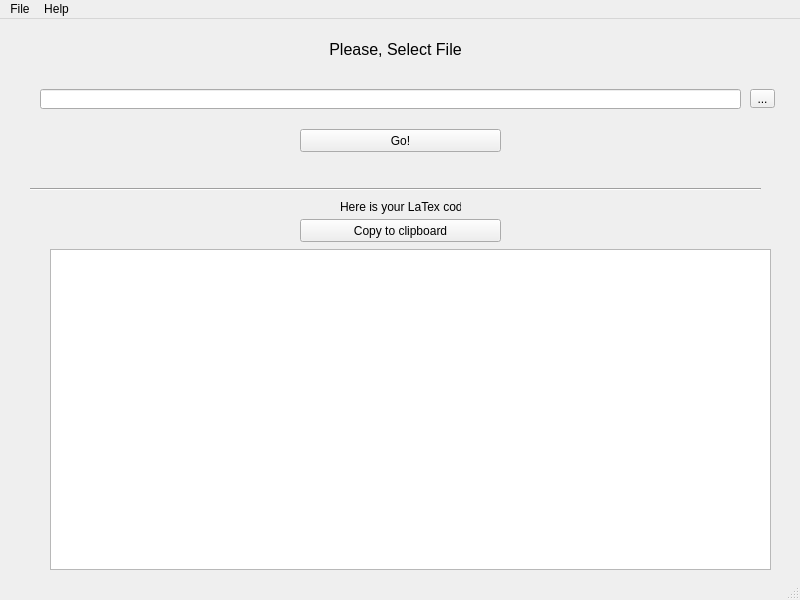
<?xml version="1.0" encoding="UTF-8"?>
<ui version="4.0">
 <class>mainWindow</class>
 <widget class="QMainWindow" name="mainWindow">
  <property name="geometry">
   <rect>
    <x>0</x>
    <y>0</y>
    <width>800</width>
    <height>600</height>
   </rect>
  </property>
  <property name="windowTitle">
   <string>LTSpice to Latex Editor</string>
  </property>
  <property name="windowIcon">
   <iconset>
    <normaloff>resources/itba.jpg</normaloff>resources/itba.jpg</iconset>
  </property>
  <property name="windowOpacity">
   <double>1.000000000000000</double>
  </property>
  <widget class="QWidget" name="centralwidget">
   <widget class="QLabel" name="label">
    <property name="geometry">
     <rect>
      <x>310</x>
      <y>20</y>
      <width>171</width>
      <height>21</height>
     </rect>
    </property>
    <property name="font">
     <font>
      <pointsize>12</pointsize>
      <weight>50</weight>
      <bold>false</bold>
     </font>
    </property>
    <property name="text">
     <string>Please, Select File</string>
    </property>
    <property name="alignment">
     <set>Qt::AlignCenter</set>
    </property>
   </widget>
   <widget class="QLineEdit" name="lineEdit">
    <property name="geometry">
     <rect>
      <x>40</x>
      <y>70</y>
      <width>701</width>
      <height>20</height>
     </rect>
    </property>
   </widget>
   <widget class="QToolButton" name="searchFileButton">
    <property name="geometry">
     <rect>
      <x>750</x>
      <y>70</y>
      <width>25</width>
      <height>19</height>
     </rect>
    </property>
    <property name="text">
     <string>...</string>
    </property>
   </widget>
   <widget class="QPushButton" name="goButton">
    <property name="geometry">
     <rect>
      <x>300</x>
      <y>110</y>
      <width>201</width>
      <height>23</height>
     </rect>
    </property>
    <property name="text">
     <string>Go!</string>
    </property>
   </widget>
   <widget class="Line" name="line">
    <property name="geometry">
     <rect>
      <x>30</x>
      <y>160</y>
      <width>731</width>
      <height>20</height>
     </rect>
    </property>
    <property name="orientation">
     <enum>Qt::Horizontal</enum>
    </property>
   </widget>
   <widget class="QLabel" name="label_2">
    <property name="geometry">
     <rect>
      <x>340</x>
      <y>180</y>
      <width>121</width>
      <height>16</height>
     </rect>
    </property>
    <property name="text">
     <string>Here is your LaTex code:</string>
    </property>
   </widget>
   <widget class="QTextEdit" name="latexTextEdit">
    <property name="geometry">
     <rect>
      <x>50</x>
      <y>230</y>
      <width>721</width>
      <height>321</height>
     </rect>
    </property>
    <property name="html">
     <string>&lt;!DOCTYPE HTML PUBLIC &quot;-//W3C//DTD HTML 4.0//EN&quot; &quot;http://www.w3.org/TR/REC-html40/strict.dtd&quot;&gt;
&lt;html&gt;&lt;head&gt;&lt;meta name=&quot;qrichtext&quot; content=&quot;1&quot; /&gt;&lt;style type=&quot;text/css&quot;&gt;
p, li { white-space: pre-wrap; }
&lt;/style&gt;&lt;/head&gt;&lt;body style=&quot; font-family:'MS Shell Dlg 2'; font-size:8.25pt; font-weight:400; font-style:normal;&quot;&gt;
&lt;p style=&quot;-qt-paragraph-type:empty; margin-top:0px; margin-bottom:0px; margin-left:0px; margin-right:0px; -qt-block-indent:0; text-indent:0px;&quot;&gt;&lt;br /&gt;&lt;/p&gt;&lt;/body&gt;&lt;/html&gt;</string>
    </property>
   </widget>
   <widget class="QLabel" name="label_3">
    <property name="geometry">
     <rect>
      <x>30</x>
      <y>10</y>
      <width>101</width>
      <height>41</height>
     </rect>
    </property>
    <property name="text">
     <string/>
    </property>
    <property name="pixmap">
     <pixmap>resources/Logo.png</pixmap>
    </property>
    <property name="scaledContents">
     <bool>true</bool>
    </property>
   </widget>
   <widget class="QPushButton" name="copyButton">
    <property name="geometry">
     <rect>
      <x>300</x>
      <y>200</y>
      <width>201</width>
      <height>23</height>
     </rect>
    </property>
    <property name="text">
     <string>Copy to clipboard</string>
    </property>
   </widget>
  </widget>
  <widget class="QMenuBar" name="menubar">
   <property name="geometry">
    <rect>
     <x>0</x>
     <y>0</y>
     <width>800</width>
     <height>21</height>
    </rect>
   </property>
   <widget class="QMenu" name="menuHelp">
    <property name="title">
     <string>Help</string>
    </property>
    <addaction name="actionAbout"/>
   </widget>
   <widget class="QMenu" name="menuFile">
    <property name="title">
     <string>File</string>
    </property>
    <addaction name="actionSave"/>
   </widget>
   <addaction name="menuFile"/>
   <addaction name="menuHelp"/>
  </widget>
  <widget class="QStatusBar" name="statusbar"/>
  <action name="actionAbout">
   <property name="text">
    <string>About</string>
   </property>
  </action>
  <action name="actionSave">
   <property name="text">
    <string>Save</string>
   </property>
   <property name="shortcut">
    <string>Ctrl+S</string>
   </property>
  </action>
 </widget>
 <resources/>
 <connections/>
</ui>
